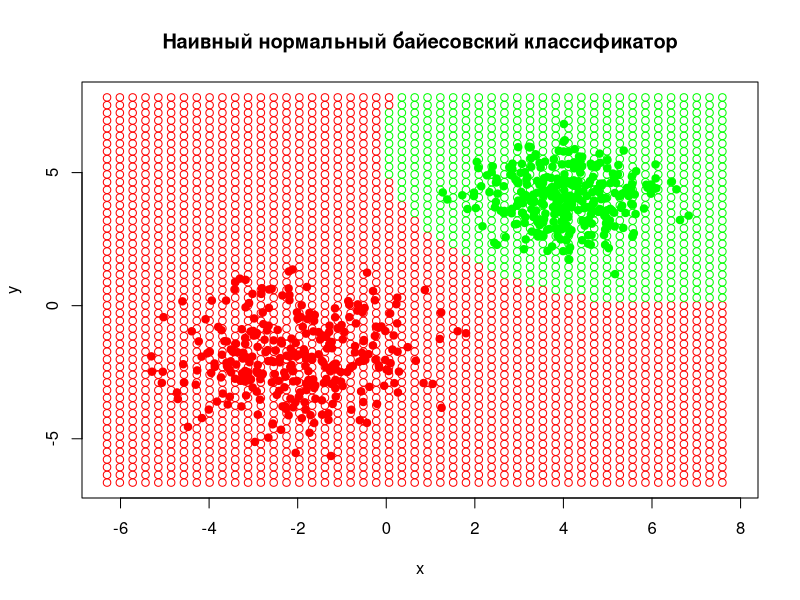

Source code (R):
library("MASS")

getPyj <- function(x, M, D){
  return( (1/(D*sqrt(2*pi))) * exp(-1 * ((x - M)^2)/(2*D^2)) )
}

naiveBayes <- function(x, M, D, Prob, Prior) {
  res <- log(Prob * Prior)
  l <- length(x)
  
  for (i in seq(l)) {
    p <- getPyj(x[i], M[i], D[i])
    res <- res + log(p)
  }
  
  return(res)
}

n <- 300
sigma1 <- matrix(c(2, 0, 0, 2), 2, 2)
sigma2 <- matrix(c(1, 0, 0, 1), 2, 2)

mu1 <- c(-2,-2)
mu2 <- c(4,4)

xc1 <- mvrnorm(n=n, mu = mu1, Sigma = sigma1)
xc2 <- mvrnorm(n=n, mu = mu2, Sigma = sigma2)

plotxmin <- min(xc1[,1], xc2[,1]) - 1
plotymin <- min(xc1[,2], xc2[,2]) - 1
plotxmax <- max(xc1[,1], xc2[,1]) + 1
plotymax <- max(xc1[,2], xc2[,2]) + 1
plot(c(), type="n", xlab = "x", ylab = "y", xlim=c(plotxmin, plotxmax), ylim = c(plotymin, plotymax), main="Наивный нормальный байесовский классификатор")

colors <- c("red", "green")
points(xc1, pch=21, col=colors[1], bg=colors[1])
points(xc2, pch=21, col=colors[2], bg=colors[2])



m1 <- c(mean(xc1[,1]),mean(xc1[,2]))
m2 <- c(mean(xc2[,1]),mean(xc2[,2]))

d1 <- c(var(xc1[,1]),var(xc1[,2]))
d2 <- c(var(xc2[,1]),var(xc2[,2]))

l <- max(plotxmax - plotxmin, plotymax - plotymin)
x <- seq(plotxmin, plotxmax, l/50)
y <- seq(plotymin, plotymax, l/50)

for (i in x) {
  for (j in y) {
    res1 <- naiveBayes(c(i, j), m1, d1, 1, 1)
    res2 <- naiveBayes(c(i, j), m2, d2, 1, 1)
    color <- ifelse(res1 > res2, colors[1], colors[2])
    
    points(i, j, pch = 21, col = color)
  }
}
